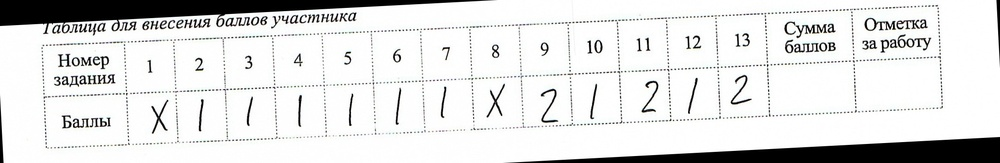
#> input picture img_rotated.jpg, 1000 x 163 px, shrunk from 2158 x 351 before the run
$ python -i preprocess_general.py   (imports and definitions only)
#> lines starting #> are read from the running program, lines starting #| are printed output that depends on the picture; after the words box and inside, x2 and y2 are one past the last pixel; in counts of white or black regions, pixels touching at a corner belong together
#> further down, picture is the input picture: shape (163, 1000, 3); mean B, G, R 223.2, 223.6, 223.2
import cv2
import numpy as np
from typing import Optional


class ImagePreprocessor:
    """Preprocesses images for OCR by performing color correction, binarization and inversion.

    Attributes:
        in_black: Input black point for level adjustment (BGR).
        in_white: Input white point for level adjustment (BGR).
        in_gamma: Gamma correction values (BGR).
        out_black: Output black point.
        out_white: Output white point.
    """

    def __init__(
            self,
            in_black: np.ndarray = np.array([170, 170, 170], dtype=np.float32),
            in_white: np.ndarray = np.array([255, 255, 255], dtype=np.float32),
            in_gamma: np.ndarray = np.array([1.0, 1.0, 1.0], dtype=np.float32),
            out_black: np.ndarray = np.array([0, 0, 0], dtype=np.float32),
            out_white: np.ndarray = np.array([255, 255, 255], dtype=np.float32)
    ):
        self.in_black = in_black
#> self.in_black = [170, 170, 170]
        self.in_white = in_white
#> self.in_white = [255, 255, 255]
        self.in_gamma = in_gamma
#> self.in_gamma = [1, 1, 1]
        self.out_black = out_black
#> self.out_black = [0, 0, 0]
        self.out_white = out_white
#> self.out_white = [255, 255, 255]

    def _adjust_levels(self, img: np.ndarray) -> np.ndarray:
        """Apply color level adjustments to the image."""
        color_level = np.clip((img - self.in_black) / (self.in_white - self.in_black), 0, 255)
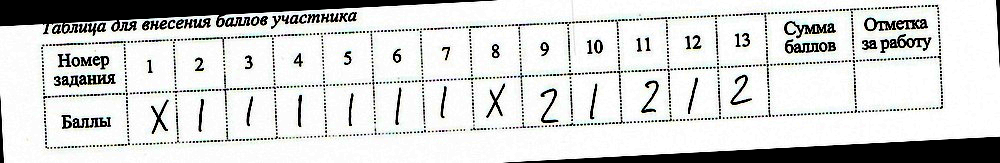
#> color_level: shape (163, 1000, 3) float32; mean B, G, R 0.83, 0.834, 0.83
        color_level = (color_level ** (1 / self.in_gamma)) * (self.out_white - self.out_black) + self.out_black
        return np.clip(color_level, 0, 255).astype(np.uint8)

    def preprocess(self, img: np.ndarray) -> Optional[np.ndarray]:
        """Preprocess image for OCR.

        Args:
            img: Input BGR image as numpy array.

        Returns:
            Preprocessed inverted binary image or None if processing fails.
        """
        try:
            # Convert to 8-bit if needed
            img_8bit = cv2.convertScaleAbs(img)

            # Apply color correction
            leveled = self._adjust_levels(img_8bit)

            # Convert to grayscale and binarize
            gray = cv2.cvtColor(leveled, cv2.COLOR_BGR2GRAY)
            _, binary = cv2.threshold(gray, 0, 255, cv2.THRESH_BINARY + cv2.THRESH_OTSU)
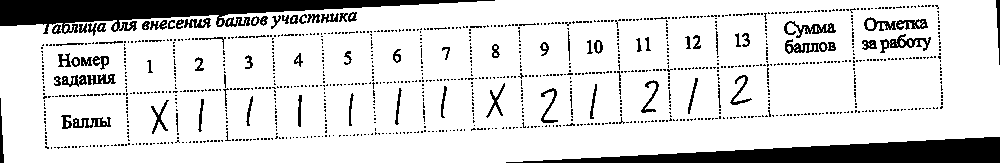
#> binary: shape (163, 1000); 84.9% white; 1129 black regions (1049 under 20 px), largest, box (x1, y1, x2, y2) and area: (0, 0, 495, 34) 7176, (506, 137, 1000, 163) 6650, (880, 34, 931, 53) 334

            # Invert for OCR
            return cv2.bitwise_not(binary)

        except Exception as e:
            print(f"Image preprocessing failed: {e}")
            return None

>>> import cv2
>>> picture = cv2.imread('../img_rotated.jpg')
>>> result = ImagePreprocessor().preprocess(picture)

$ run again, on sample2.jpg
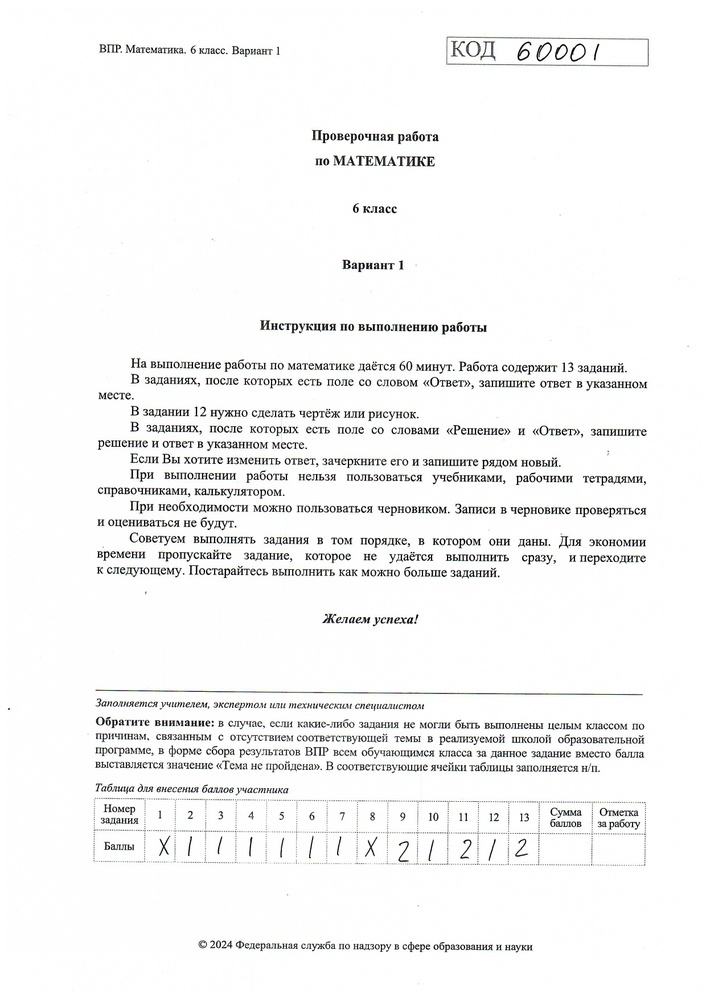
#> input picture sample2.jpg, 706 x 999 px, shrunk from 1240 x 1753 before the run
#> picture is the input picture: shape (999, 706, 3); mean B, G, R 244.9, 245, 244.9
#> self.in_black = [170, 170, 170]
#> self.in_white = [255, 255, 255]
#> self.in_gamma = [1, 1, 1]
#> self.out_black = [0, 0, 0]
#> self.out_white = [255, 255, 255]
#> in _adjust_levels, `color_level = np.clip((img - self.in_black) / (self.in_white - self.in..`:
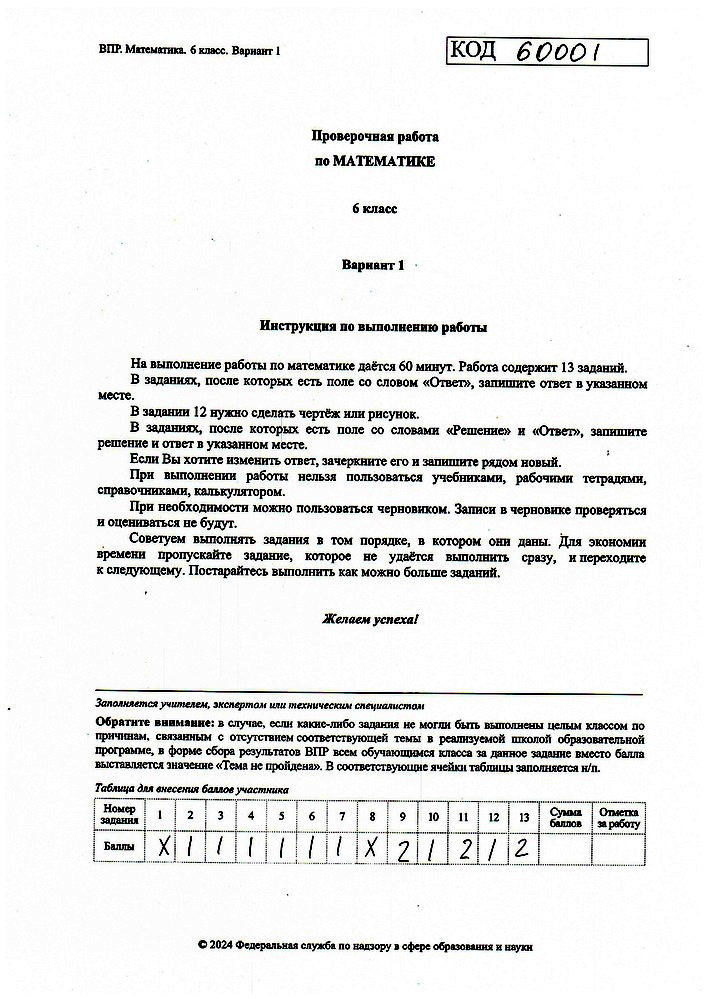
#> color_level: shape (999, 706, 3) float32; mean B, G, R 0.925, 0.927, 0.926
#> binary: shape (999, 706); 93.3% white; black in thin lines or dots, all inside (x1, y1, x2, y2) = (8, 36, 689, 953)
#> in preprocess, `return cv2.bitwise_not(binary)`:
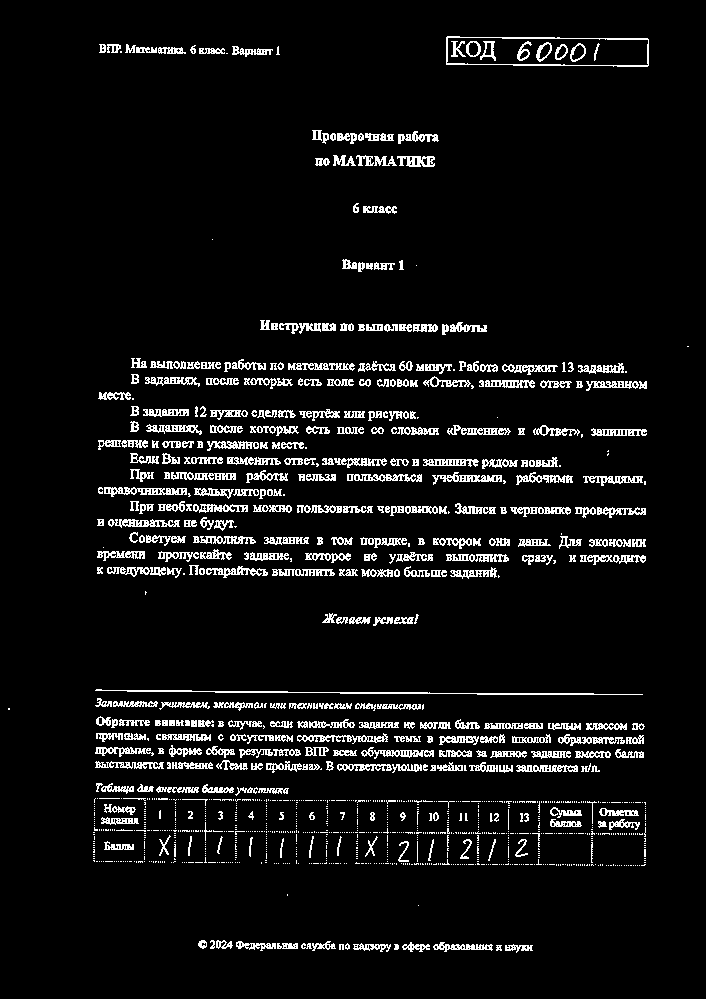
#> returned value: shape (999, 706); 6.7% white in thin lines or dots, all inside (x1, y1, x2, y2) = (8, 36, 689, 953)

$ run again, on table_image.jpg
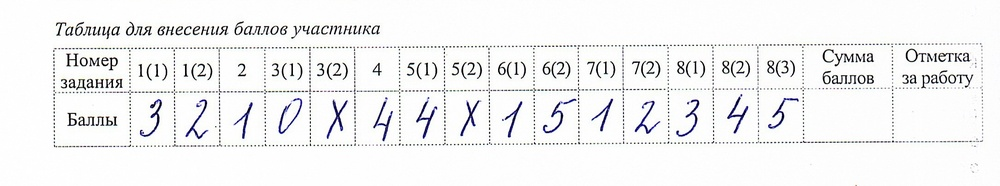
#> input picture table_image.jpg, 1000 x 186 px, shrunk from 2178 x 405 before the run
#> picture is the input picture: shape (186, 1000, 3); mean B, G, R 242.4, 242, 241.8
#> self.in_black = [170, 170, 170]
#> self.in_white = [255, 255, 255]
#> self.in_gamma = [1, 1, 1]
#> self.out_black = [0, 0, 0]
#> self.out_white = [255, 255, 255]
#> in _adjust_levels, `color_level = np.clip((img - self.in_black) / (self.in_white - self.in..`:
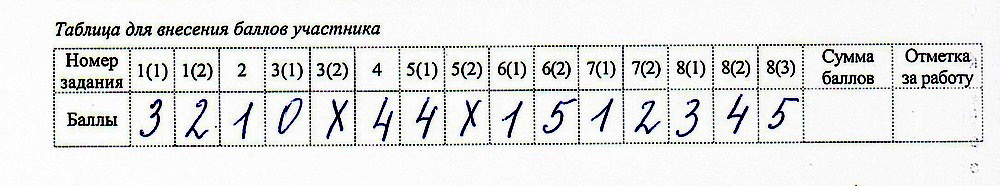
#> color_level: shape (186, 1000, 3) float32; mean B, G, R 0.9, 0.902, 0.899
#> in preprocess, `_, binary = cv2.threshold(gray, 0, 255, cv2.THRESH_BINARY + cv2.THRESH..`:
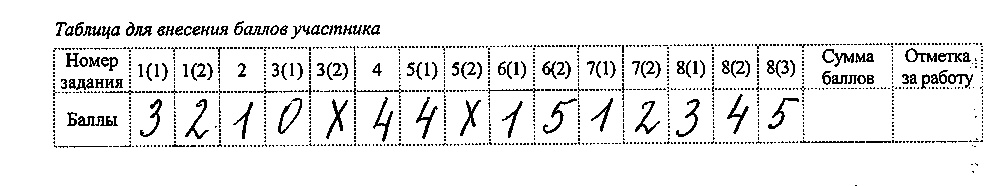
#> binary: shape (186, 1000); 92.5% white; black in thin lines or dots, all inside (x1, y1, x2, y2) = (53, 21, 983, 186)

$ run again, on table_rec_box.jpg
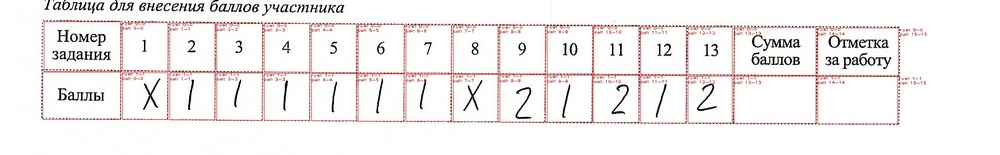
#> input picture table_rec_box.jpg, 1000 x 155 px, shrunk from 2258 x 351 before the run
#> picture is the input picture: shape (155, 1000, 3); mean B, G, R 238.5, 239, 242.5
#> self.in_black = [170, 170, 170]
#> self.in_white = [255, 255, 255]
#> self.in_gamma = [1, 1, 1]
#> self.out_black = [0, 0, 0]
#> self.out_white = [255, 255, 255]
#> in _adjust_levels, `color_level = np.clip((img - self.in_black) / (self.in_white - self.in..`:
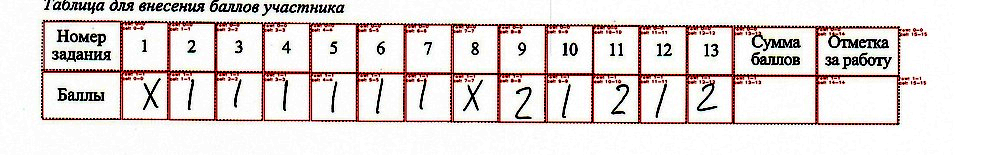
#> color_level: shape (155, 1000, 3) float32; mean B, G, R 0.862, 0.869, 0.896
#> in preprocess, `_, binary = cv2.threshold(gray, 0, 255, cv2.THRESH_BINARY + cv2.THRESH..`:
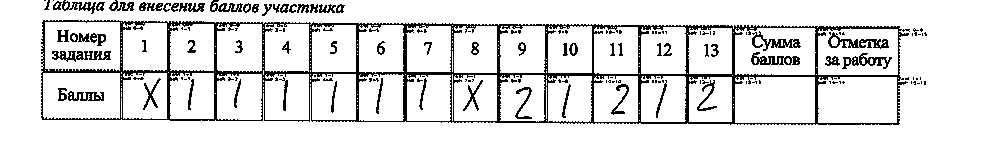
#> binary: shape (155, 1000); 88.5% white; black in thin lines or dots, all inside (x1, y1, x2, y2) = (41, 0, 927, 125)
